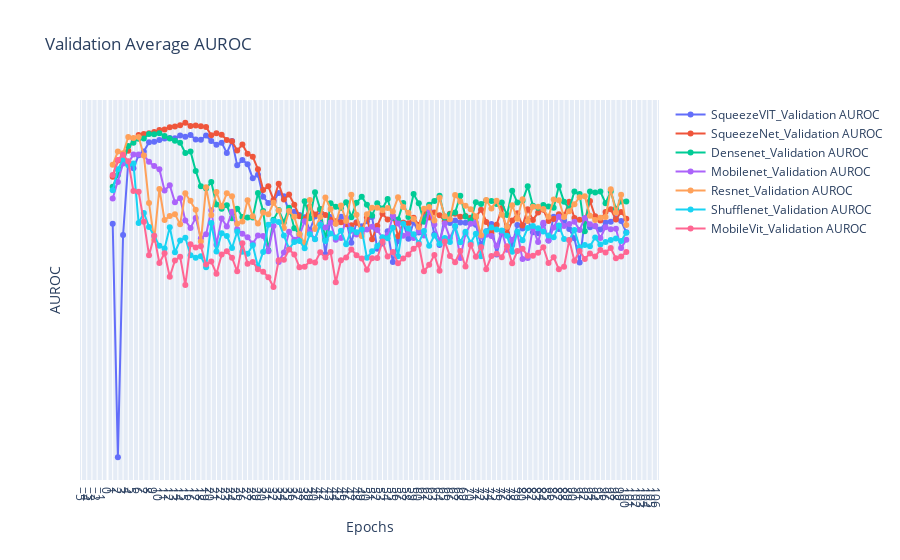

The code cell stored with this chart in its notebook:
### Code cell
import plotly.graph_objects as go

# Create the interactive plot
fig = go.Figure()
for exps in val_auroc_data.keys():
    # plt.plot(epochs, loss_data[exps][0], label=exps + 'Train Loss', marker='o')
    # plt.plot(epochs, loss_data[exps][1], label=exps + 'Validation Loss', marker='o')
    # fig.add_trace(go.Scatter(x=epochs, y=auroc_data[exps][0], mode='lines+markers', name=exps + '_Train Loss'))
    fig.add_trace(go.Scatter(x=epochs, y=val_auroc_data[exps], mode='lines+markers', name=exps + '_Validation AUROC'))
# fig.add_trace(go.Scatter(x=epochs, y=train_loss, mode='lines+markers', name='Train Loss'))
# fig.add_trace(go.Scatter(x=epochs, y=val_loss, mode='lines+markers', name='Validation Loss'))

fig.update_layout(
    title='Validation Average AUROC',
    xaxis_title='Epochs',
    yaxis_title='AUROC',
    xaxis=dict(tickmode='linear'),
    yaxis=dict(tickmode='linear'),
    # legend=dict(x=0, y=1),
    # grid=dict(),
)

fig.show()
